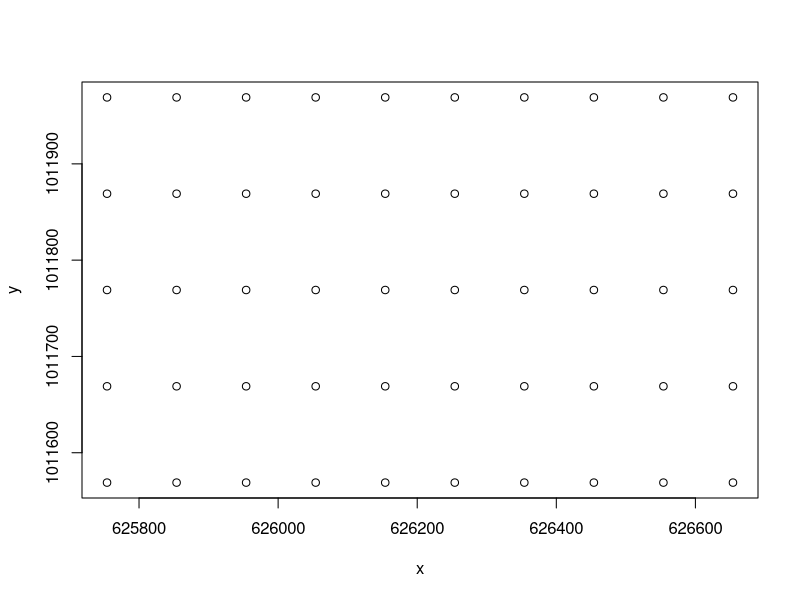
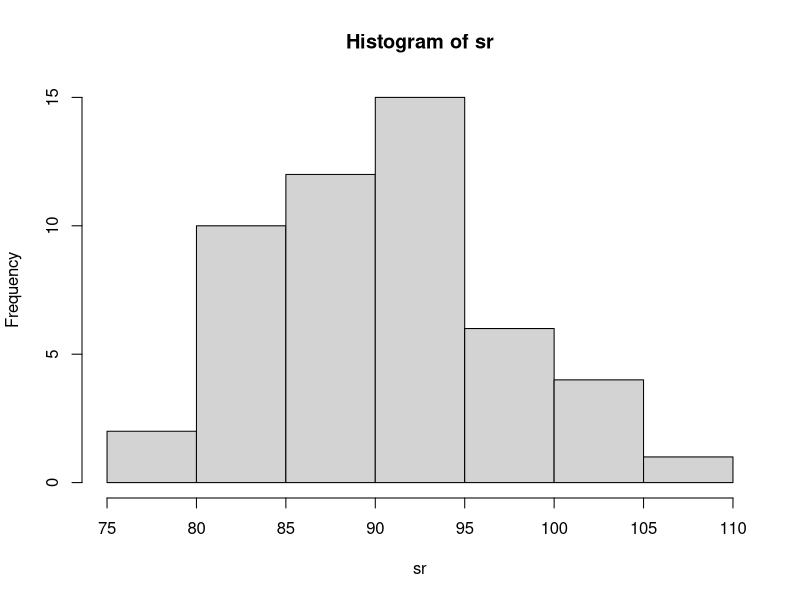
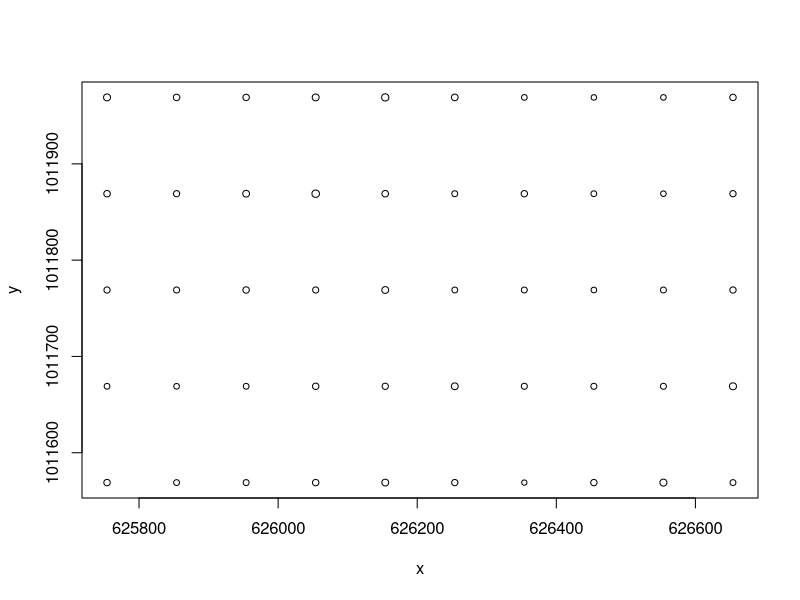
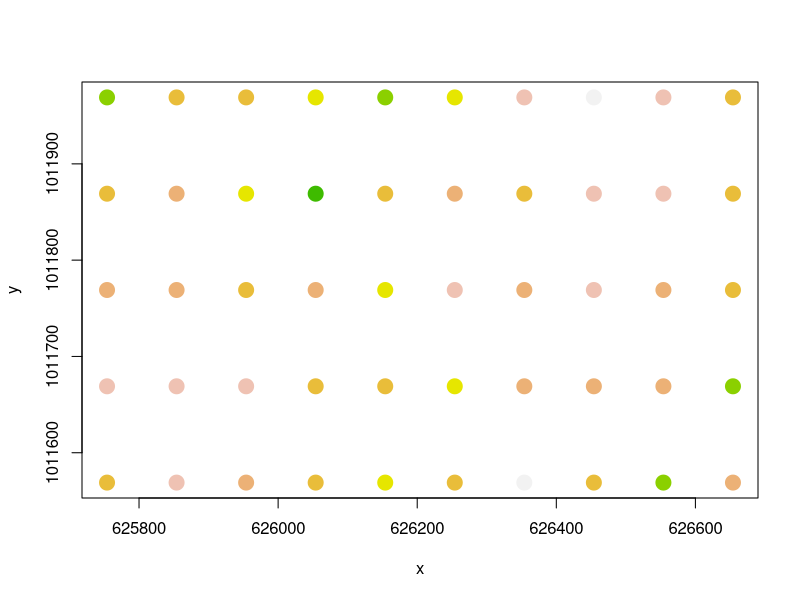
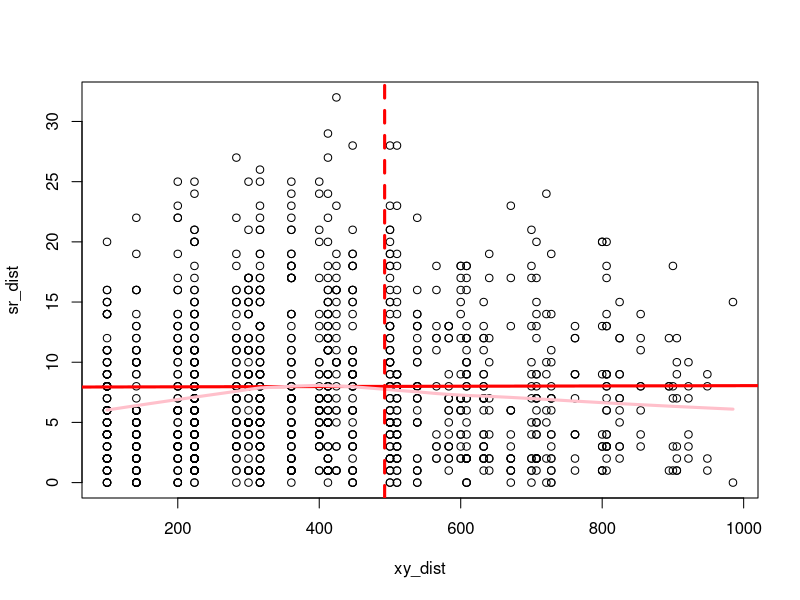
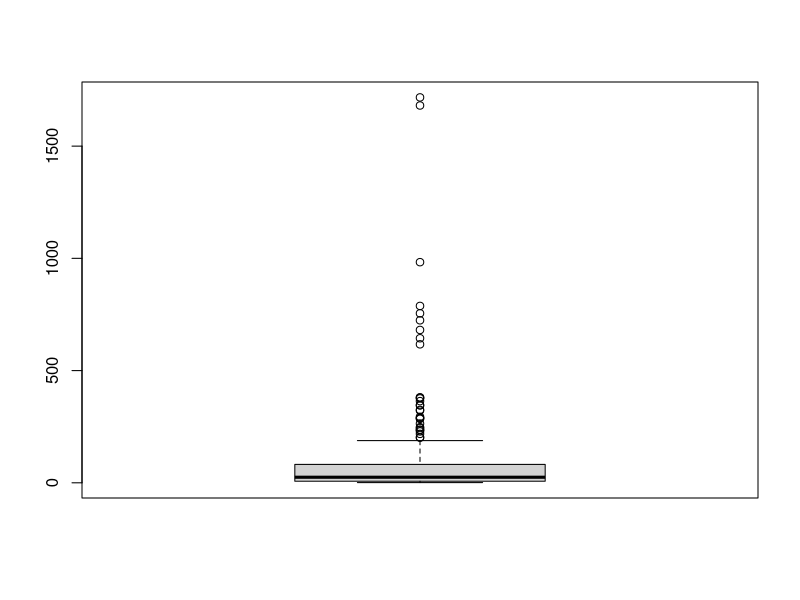
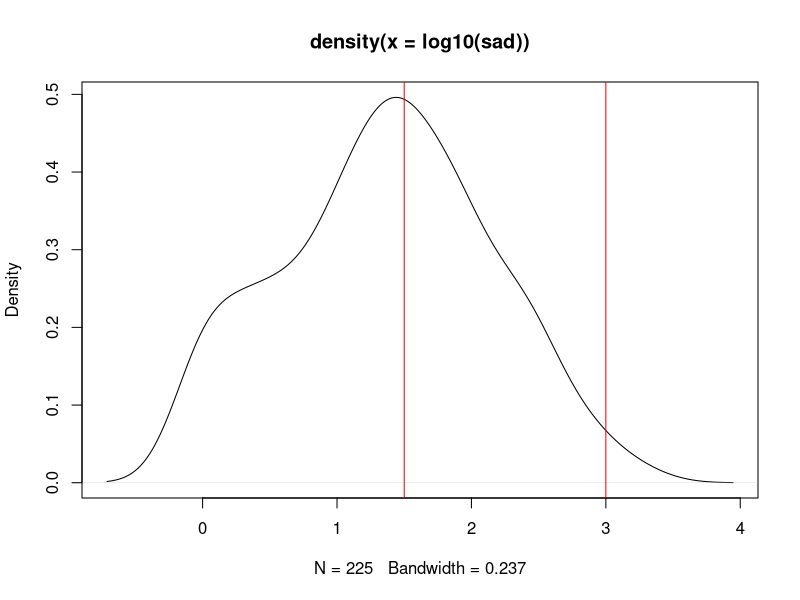
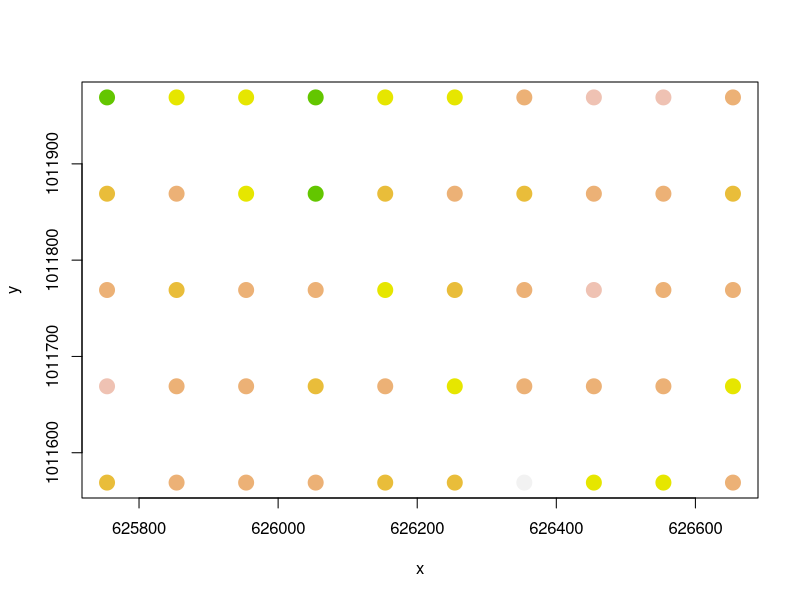

Here is the R script that generated these plots, in order: (Note: this script raises an error after producing the figures.)
## ---- chunk 1
knitr::opts_chunk$set(echo = TRUE)
knitr::opts_chunk$set(root.dir="~/Graduate Program/Applied Quantitative Methods/Assignments/Homework Spatial")
## ---- chunk 2
library(vegan)
library(nlme)
data(BCI)
## UTM Coordinates (in metres)
BCI_xy = data.frame(x = rep(seq(625754, 626654, by=100), each=5), 
                    y = rep(seq(1011569,  1011969, by=100), len=50))
## ---- chunk 3
plot(BCI_xy)
## ---- chunk 4
sr = apply(BCI, 1, function(x) sum(x > 0))
hist(sr)
## ---- chunk 5
plot(BCI_xy, cex=sr/max(sr))
## ---- chunk 6
col_brks = hist(sr, plot=F)$breaks
col_indices = as.numeric(cut(sr, col_brks))
cols = rev(terrain.colors(length(col_brks)))
plot(BCI_xy, cex=2, pch=19, col=cols[col_indices])
## ---- chunk 7
sr_dist = dist(sr)
xy_dist = dist(BCI_xy)
## ---- chunk 8
max_dist = max(xy_dist) / 2

# plot result
plot(xy_dist, sr_dist)
abline(lm(sr_dist ~ xy_dist), lwd=3, col='red')
lines(lowess(xy_dist, sr_dist), lwd=3, col='pink')
abline(v = max_dist, col='red', lwd=3, lty=2)
## ---- chunk 9
sumsp <- sapply(BCI, sum)
boxplot(sumsp)
median(sumsp)
## ---- chunk 10
x = apply(BCI, 2, sum)
ifelse(x > 25 , 'common', 'rare')
## ---- chunk 11
sad <- apply(BCI, 2, sum)
plot(density(log10(sad)))
abline(v = 1.5, col = 'red')
abline(v = 3, col = 'red')
## ---- chunk 12
common = BCI
for (i in 1:ncol(BCI)){
 sp_abun = sum(BCI[,i])
  if (sp_abun < 25)
   common = common[,-i]
}
head(common)
## ---- chunk 13
rare = BCI
for (i in 1:ncol(BCI)){
 sp_abun = sum(BCI[,i])
  if (sp_abun >= 25)
   rare = rare[,-i]
}
head(rare)
## ---- chunk 14
sr_common = apply(common, 1, function(x) sum(x > 0))

col_brks = hist(sr_common, plot=F)$breaks
col_indices = as.numeric(cut(sr_common, col_brks))
cols = rev(terrain.colors(length(col_brks)))
plot(BCI_xy, cex=2, pch=19, col=cols[col_indices])
## ---- chunk 15
sr_rare = apply(rare, 1, function(x) sum(x > 0))

col_brks = hist(sr_rare, plot=F)$breaks
col_indices = as.numeric(cut(sr_rare, col_brks))
cols = rev(terrain.colors(length(col_brks)))
plot(BCI_xy, cex=2, pch=19, col=cols[col_indices])
## ---- chunk 16
sr_common = dist(common)
xy_common = dist(BCI_xy)

max_dist = max(xy_common) / 2

# plot result
plot(xy_common, sr_common)
abline(lm(sr_common ~ xy_common), lwd=3, col='red')
lines(lowess(xy_common, sr_common), lwd=3, col='pink')
abline(v = max_dist, col='red', lwd=3, lty=2)
## ---- chunk 17
sr_rare = dist(rare)
xy_rare = dist(BCI_xy)

max_dist = max(xy_rare) / 2

# plot result
plot(xy_rare, sr_rare)
abline(lm(sr_rare ~ xy_rare), lwd=3, col='red')
lines(lowess(xy_rare, sr_rare), lwd=3, col='pink')
abline(v = max_dist, col='red', lwd=3, lty=2)
## ---- chunk 18
sr_mantel = mantel(xy_common, sr_common)
sr_mantel

sr_mantel = mantel(xy_rare, sr_rare)
sr_mantel
## ---- chunk 19
sp_ids = c("Drypetes.standleyi", "Cordia.lasiocalyx", "Hirtella.triandra",
           "Picramnia.latifolia", "Quassia.amara",
           "Tabernaemontana.arborea", "Trattinnickia.aspera", 
           "Xylopia.macrantha")

sp_x <- BCI[ , "Drypetes.standleyi"]
sp_a <- BCI[ , "Cordia.lasiocalyx"]
sp_b <- BCI[ , "Hirtella.triandra"]
sp_c <- BCI[ , "Picramnia.latifolia"]
sp_d <- BCI[ , "Quassia.amara"]
sp_e <- BCI[ , "Tabernaemontana.arborea"]
sp_f <- BCI[ , "Trattinnickia.aspera"]
sp_g <- BCI[ , "Xylopia.macrantha"]

BCI_sub = cbind(sp_x, sp_a, sp_b, sp_c, sp_d, sp_e, sp_f, sp_g, data = BCI)


## ---- chunk 20
lm1 <- gls(sp_x ~ sp_a, data = BCI_sub)
lm1
## ---- chunk 21
lm_allsp <- gls(sp_x ~ sp_a + sp_b + sp_c + sp_d + sp_e + sp_f + sp_g)
## ---- chunk 22
plot(Variogram(lm1, form= ~ BCI_xy$x + BCI_xy$y))

res = residuals(lm1)
plot(dist(BCI_xy), dist(res))
lines(lowess(dist(BCI_xy), dist(res)), col='red', lwd=2)
abline(v = max_dist, col='red', lwd=3, lty=2)
## ---- chunk 23
plot(Variogram(lm_allsp, form = ~ BCI_xy$x + BCI_xy$y))

res = residuals(lm_allsp)
plot(dist(BCI_xy), dist(res))
lines(lowess(dist(BCI_xy), dist(res)), col='red', lwd=2)
abline(v = max_dist, col='red', lwd=3, lty=2)
## ---- chunk 24
lm_exp = update(lm_allsp, corr=corExp(form=~x + y)) #Adding exponential error 
plot(Variogram(lm_exp, maxDist = max_dist))
#model does not fit the error, so normalize residuals by diving residuals by the estimate of the variance-covariance matrix
plot(Variogram(lm_exp, resType='normalized', maxDist = max_dist)) 
## ---- chunk 25
lm_exp_nug = update(lm_exp, corr=corExp(form=~x + y, nugget=T)) #Adding nugget 
plot(Variogram(lm_exp_nug, maxDist = max_dist))
plot(Variogram(lm_exp_nug, resType='n', maxDist = max_dist))
## ---- chunk 26
lm_rat_nug = update(lm_allsp, corr=corRatio(form=~x + y, nugget=T)) #rational quadratic error model
plot(Variogram(lm_rat_nug, maxDist = max_dist)) # examine fit of error model to model residuals
plot(Variogram(lm_rat_nug, resType='n', maxDist = max_dist))
## ---- chunk 27
summary(lm_allsp)
summary(lm_exp)
## ---- chunk 28
anova(lm1, lm_allsp, lm_exp, lm_exp_nug, lm_rat_nug, test = F)
